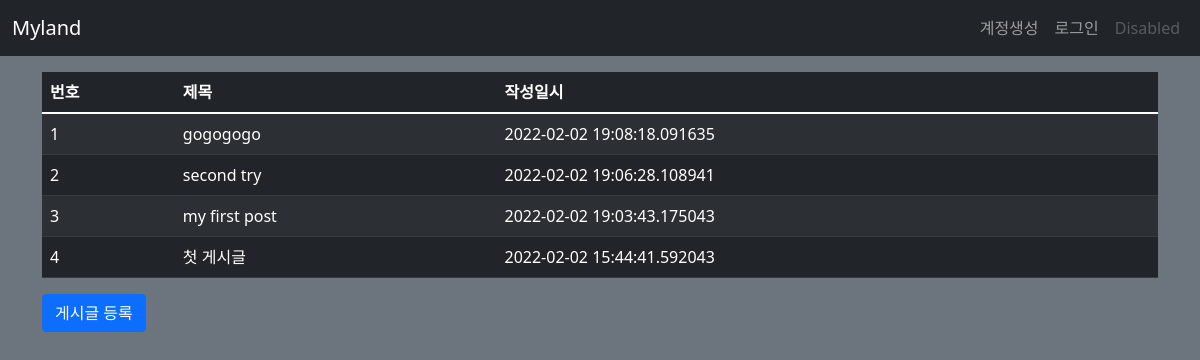
Page /post/list/ on the earlier database version.
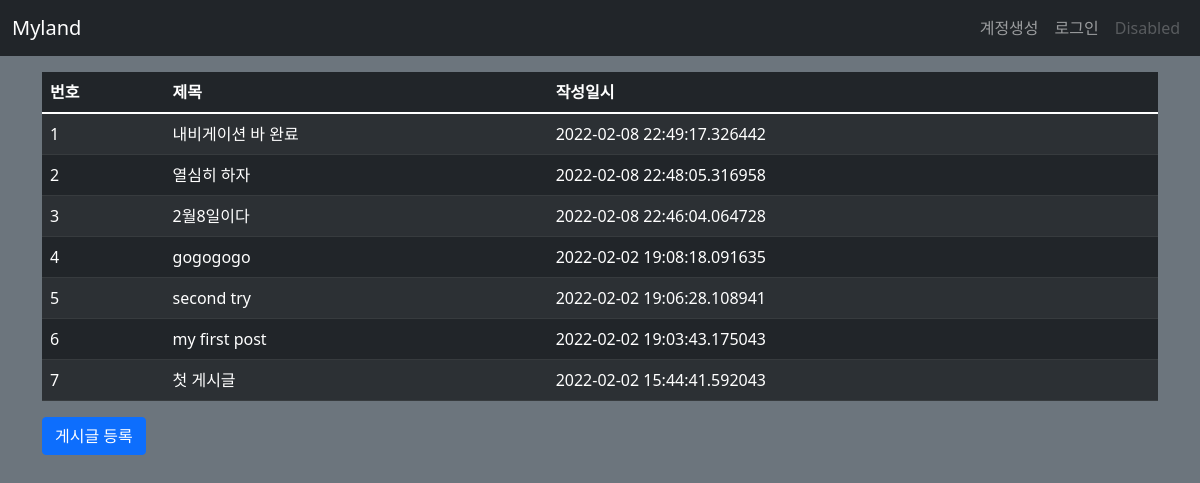
Same page on the later database version.
### myland/models.py (models this page shows)
class Post(db.Model):
    id = db.Column(db.Integer, primary_key=True)
    title = db.Column(db.String(200), nullable=False)
    content = db.Column(db.Text, nullable=False)
    create_date = db.Column(db.DateTime(), nullable=False)

### myland/views/post_views.py (the view)
@bp.route('/list/')
def _list():
    post_list = Post.query.order_by(Post.create_date.desc())
    return render_template('post/post_list.html', post_list=post_list)

### myland/templates/post/post_list.html
{% extends 'base.html' %}
{% block content %}
<div class="container my-3">
  <table class="table table-dark table-striped table-hover">
    <thead>
    <tr>
      <th>번호</th>
      <th>제목</th>
      <th>작성일시</th>
    </tr>
    </thead>
    <tbody>
    {% if post_list %}
    {% for post in post_list %}
    <tr>
      <td>{{ loop.index }}</td>
      <td>
        <a href="{{ url_for('post.detail', post_id=post.id) }}" style="text-decoration-line: none; color: white;">{{ post.title }}</a>
      </td>
      <td>{{ post.create_date }}</td>
    </tr>
    {% endfor %}
    {% else %}
    <tr>
      <td colspan="3">게시글이 없습니다.</td>
    </tr>
    {% endif %}
    </tbody>
  </table>
  <a href="{{ url_for('post.create') }}" class="btn btn-primary">게시글 등록</a>
</div>
{% endblock %}

### myland/templates/base.html (shortened to what this page needs)
<!DOCTYPE html>
<html lang="ko">
<head>
  <link href="https://cdn.jsdelivr.net/npm/bootstrap@5.1.3/dist/css/bootstrap.min.css" rel="stylesheet">
  <link rel="stylesheet" href="{{ url_for('static', filename='style.css') }}">
</head>
<body class="bg-secondary pt-5 mt-2">
  <nav class="navbar navbar-expand-lg navbar-dark bg-dark fixed-top">
    <div class="container-fluid">
      <a class="navbar-brand" href="{{ url_for('main.index') }}">Myland</a>
      <div class="collapse navbar-collapse" id="navbarSupportedContent">
        <ul class="navbar-nav ms-auto mb-2 mb-lg-0">
          <li class="nav-item">
            <a class="nav-link" href="#">계정생성</a>
          </li>
          <li class="nav-item">
            <a class="nav-link" href="#">로그인</a>
          </li>
          <li class="nav-item">
            <a class="nav-link disabled">Disabled</a>
          </li>
        </ul>
      </div>
    </div>
  </nav>
  {% block content %}
  {% endblock %}
</body>
</html>

Differences in the rows shown:
added Post: title "내비게이션 바 완료", create_date "2022-02-08 22:49:17.326442"
added Post: title "열심히 하자", create_date "2022-02-08 22:48:05.316958"
added Post: title "2월8일이다", create_date "2022-02-08 22:46:04.064728"
